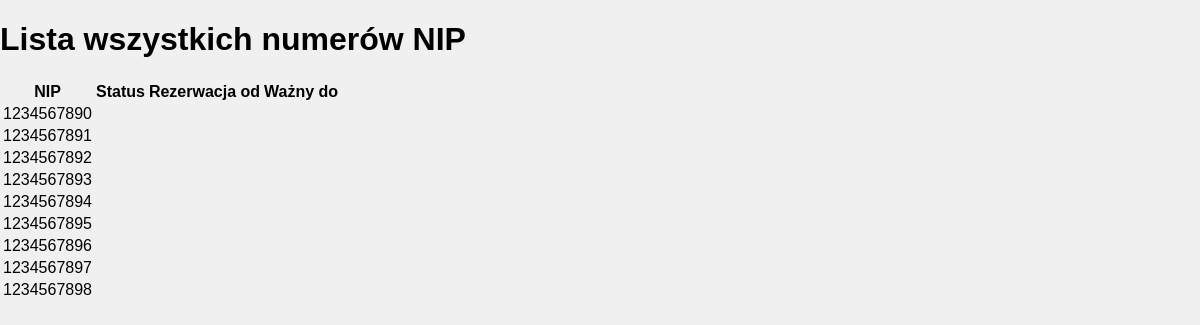
The page /admin-nip-list/ (signed in) on the database as committed earlier.
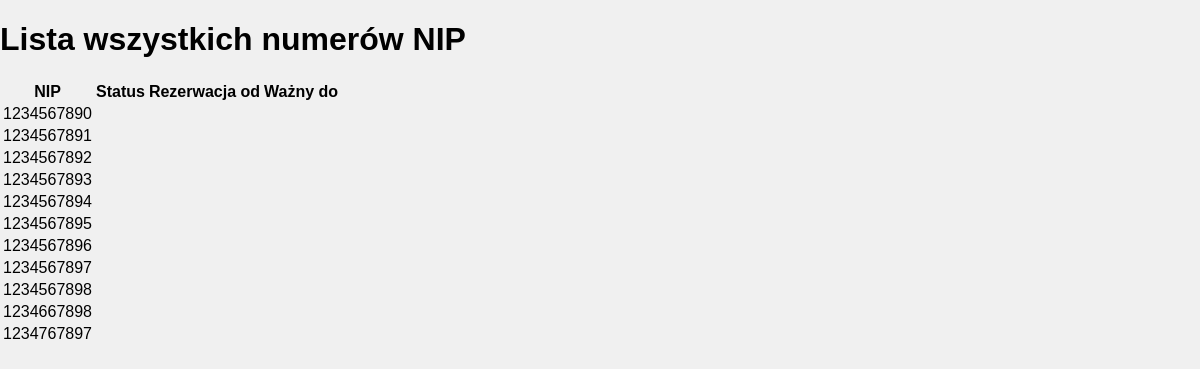
The same page on the database as committed later.
### rezerwacja_nip_app/models.py (models this page shows, shortened)
class NIPRecord(models.Model):
    nip = models.IntegerField(
        validators=[
            MinValueValidator(1000000000, message="NIP must be a 10-digit number."),
            MaxValueValidator(9999999999, message="NIP must be a 10-digit number.")
        ],
        unique=True
    )
    nazwa = models.CharField(max_length=255)
    email_uzytkownika = models.EmailField(default="")
    numer_telefonu_klienta = models.CharField(max_length=9, blank=True, null=True)
    data_poczatkowa = models.DateTimeField(default=timezone.now)
    data_koncowa = models.DateTimeField()
    STATUS_CHOICES = (
        ('WOLNY', 'Wolny do rezerwacji'),
        ('ZABLOKOWANY', 'Zablokowany'),
        ('WYGASLO', 'Rezerwacja wygasła'),
    )
    status = models.CharField(max_length=11, choices=STATUS_CHOICES)

### rezerwacja_nip_app/views.py (the view)
# urls.py: path('admin-nip-list/', views.admin_nip_list, name='admin_nip_list'),
@admin_required
def admin_nip_list(request):
    all_nips = NIPRecord.objects.all()
    return render(request, 'admin_nip_list.html', {'all_nips': all_nips})

### templates/admin_nip_list.html (shortened to what this page needs)
<!doctype html>
<html lang="pl">
<head>
</head>
<body>
{% block content %}
    <h1>Lista wszystkich numerów NIP</h1>
    <table>
        <thead>
            <tr>
                <th>NIP</th>
                <th>Status</th>
                <th>Rezerwacja od</th>
                <th>Ważny do</th>
            </tr>
        </thead>
        <tbody>
            {% for nip in all_nips %}
                <tr>
                    <td>{{ nip.nip }}</td>
                    <td>{{ nip.current_status }}</td>
                    <td>{{ nip.reservation_date }}</td>
                    <td>{{ nip.expiration_date }}</td>
                </tr>
            {% endfor %}
        </tbody>
    </table>
{% endblock %}
</body>
</html>

Rows that differ between the two databases and show on the page:
added NIPRecord: nip "1234667898"
added NIPRecord: nip "1234767897"
